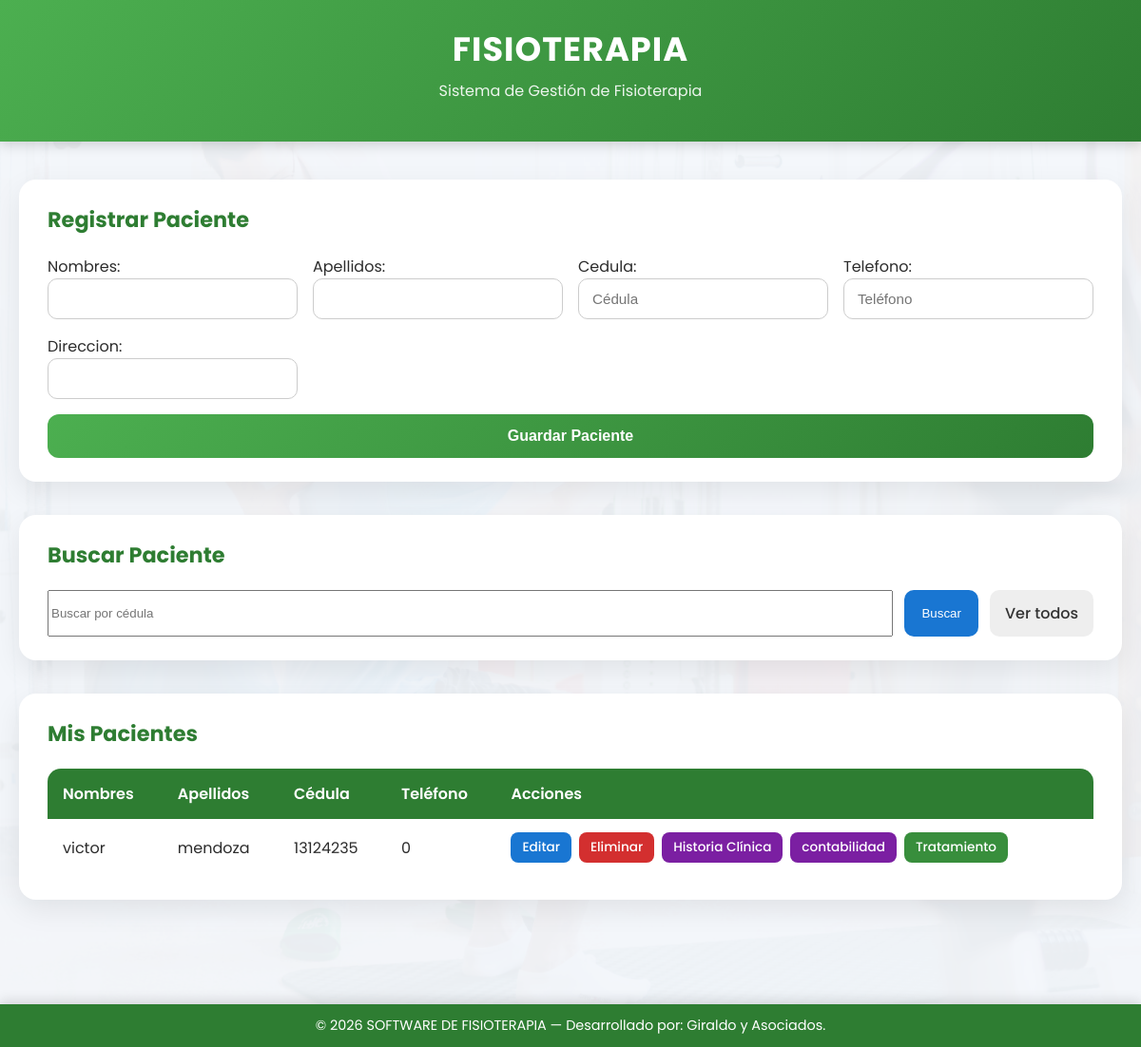
The page / (signed in) on the database its author committed.
### core/models.py (models this page shows, shortened)
class Paciente(models.Model):
    medico = models.ForeignKey(
        User,
        on_delete=models.CASCADE,
        related_name='pacientes'
    )
    nombres = models.CharField(max_length=100)
    apellidos = models.CharField(max_length=100)
    cedula = models.CharField(max_length=20)
    telefono = models.CharField(max_length=20)
    direccion = models.CharField(max_length=200)
    fecha_creacion = models.DateTimeField(auto_now_add=True)

### core/views.py (the view)
# urls.py: path('', mis_pacientes, name='mis_pacientes'),
@login_required
@login_required
def mis_pacientes(request):
    pacientes = Paciente.objects.filter(medico=request.user)
    if request.method == 'POST':
        form = PacienteForm(request.POST)
        if form.is_valid():
            paciente = form.save(commit=False)
            paciente.medico = request.user
            paciente.save()
            return redirect('mis_pacientes')
    else:
        form = PacienteForm()
    return render(request, 'core/mis_pacientes.html', {
        'form': form,
        'pacientes': pacientes
    })

### core/forms.py (shortened to what this page needs)
class PacienteForm(forms.ModelForm):
    class Meta:
        model = Paciente
        fields = ['nombres', 'apellidos', 'cedula', 'telefono', 'direccion']
        widgets = {
            'cedula': forms.TextInput(attrs={
                'placeholder': 'Cédula',
                'pattern': '[0-9]+',
                'inputmode': 'numeric',
                'title': 'Ingrese solo números'
            }),
            'telefono': forms.TextInput(attrs={
                'placeholder': 'Teléfono',
                'pattern': '[0-9]+',
                'inputmode': 'numeric',
                'title': 'Ingrese solo números'
            }),
        }

### core/templates/core/mis_pacientes.html (shortened to what this page needs)
<!DOCTYPE html>
<html lang="es">
<head>
    {% load static %}
    <link rel="stylesheet" href="{% static 'css/style.css' %}">
</head>
<body>
<header class="app-header">
    <h1>FISIOTERAPIA</h1>
    <p>Sistema de Gestión de Fisioterapia</p>
</header>
<main class="container">
    <section class="card">
        <h2>{% if editando %}Editar Paciente{% else %}Registrar Paciente{% endif %}</h2>
        <form method="POST" class="form-grid">
            {{ form.as_p }}
            <button type="submit" class="btn-primary">
                {% if editando %}Guardar Cambios{% else %}Guardar Paciente{% endif %}
            </button>
        </form>
    </section>
    <section class="card">
        <h2>Buscar Paciente</h2>
        <form method="GET" action="{% url 'buscar_paciente' %}" class="form-inline">
            <input type="text" name="cedula" placeholder="Buscar por cédula">
            <button type="submit" class="btn-secondary">Buscar</button>
            <a href="{% url 'mis_pacientes' %}" class="btn-link">Ver todos</a>
        </form>
    </section>
    <section class="card">
        <h2>Mis Pacientes</h2>
        <div class="table-container">
            <table>
                <thead>
                    <tr>
                        <th>Nombres</th>
                        <th>Apellidos</th>
                        <th>Cédula</th>
                        <th>Teléfono</th>
                        <th>Acciones</th>
                    </tr>
                </thead>
                <tbody>
                    {% for p in pacientes %}
                    <tr>
                        <td>{{ p.nombres }}</td>
                        <td>{{ p.apellidos }}</td>
                        <td>{{ p.cedula }}</td>
                        <td>{{ p.telefono }}</td>
                        <td class="actions">
                            <a href="{% url 'editar_paciente' p.id %}" class="btn-icon edit">Editar</a>
                            <a href="{% url 'eliminar_paciente' p.id %}" class="btn-icon delete"
                               onclick="return confirm('¿Seguro que deseas eliminar este paciente?');">
                               Eliminar
                            </a>
                            <a href="{% url 'historia_clinica' p.id %}" class="btn-icon info">Historia Clínica</a>
                            {% if p.id %}
                            <a href="{% url 'historial_contable' p.id %}" class="btn-icon info">contabilidad</a>
                                <a href="{% url 'tratamiento' p.id %}" class="btn-icon treat">Tratamiento</a>
                            {% else %}
                                <span class="btn-icon disabled">Tratamiento</span>
                            {% endif %}
                        </td>
                    </tr>
                    {% endfor %}
                </tbody>
            </table>
        </div>
    </section>
</main>
<footer class="app-footer">
    © 2026 SOFTWARE DE FISIOTERAPIA — Desarrollado por: Giraldo y Asociados.
</footer>
</body>
</html>

### core/static/css/style.css (style rules this page uses)
* { box-sizing: border-box; }
body { font-family: 'Poppins', sans-serif; margin: 0; background: #f4f7fb; color: #2c2c2c; position: relative; }
body::before { content: ""; position: fixed; inset: 0; background: url("/static/images/fisioterapia_watermark.png") no-repeat center center; background-size: cover; opacity: 0.04; z-index: -1; }
.app-header { background: linear-gradient(135deg, #4CAF50, #2e7d32); color: white; padding: 25px 40px; text-align: center; box-shadow: 0 4px 12px rgba(0,0,0,0.15); }
.app-header h1 { margin: 0; font-size: 2.2rem; letter-spacing: 1px; }
.app-header p { margin-top: 5px; font-size: 1rem; opacity: 0.9; }
.container { max-width: 1200px; margin: 40px auto; padding: 0 20px 80px; }
.card { background: white; border-radius: 18px; padding: 25px 30px; margin-bottom: 35px; box-shadow: 0 10px 30px rgba(0,0,0,0.08); }
.card h2 { margin-top: 0; margin-bottom: 20px; font-size: 1.4rem; color: #2e7d32; }
.form-grid { display: grid; grid-template-columns: repeat(auto-fit, minmax(240px, 1fr)); gap: 16px; }
.form-grid p { margin: 0; }
.form-grid input, .form-grid select, .form-grid textarea { width: 100%; padding: 12px 14px; border-radius: 10px; border: 1px solid #ccc; font-size: 0.95rem; transition: all 0.2s ease; }
.form-inline { display: flex; flex-wrap: wrap; gap: 12px; }
.form-inline input { flex: 1; min-width: 200px; }
.btn-primary { grid-column: 1 / -1; padding: 14px; border-radius: 12px; border: none; background: linear-gradient(135deg, #4CAF50, #2e7d32); color: white; font-size: 1rem; font-weight: 600; cursor: pointer; transition: transform 0.15s ease, box-shadow 0.15s ease; }
.btn-secondary { padding: 12px 18px; border-radius: 10px; border: none; background: #1976d2; color: white; font-weight: 500; cursor: pointer; }
.btn-link { display: inline-flex; align-items: center; padding: 12px 16px; border-radius: 10px; background: #eeeeee; color: #333; text-decoration: none; font-weight: 500; }
.table-container { overflow-x: auto; }
table { width: 100%; border-collapse: separate; border-spacing: 0; background: white; border-radius: 14px; overflow: hidden; }
table thead { background: #2e7d32; color: white; }
table th, table td { padding: 14px 16px; text-align: left; }
table th { font-weight: 600; }
table tbody tr { transition: background 0.15s ease; }
.actions { display: flex; flex-wrap: wrap; gap: 8px; }
.btn-icon { padding: 6px 12px; border-radius: 8px; font-size: 0.85rem; font-weight: 500; text-decoration: none; color: white; transition: background 0.15s ease; }
.btn-icon.edit { background: #1976d2; }
.btn-icon.delete { background: #d32f2f; }
.btn-icon.info { background: #7b1fa2; }
.btn-icon.treat { background: #388e3c; }
.app-footer { position: fixed; bottom: 0; width: 100%; background: #2e7d32; color: white; text-align: center; padding: 12px 20px; font-size: 0.9rem; box-shadow: 0 -4px 12px rgba(0,0,0,0.12); }

### rows shown on the page
Paciente: nombres "victor", apellidos "mendoza", cedula "13124235", telefono "0", shows "contabilidad"
